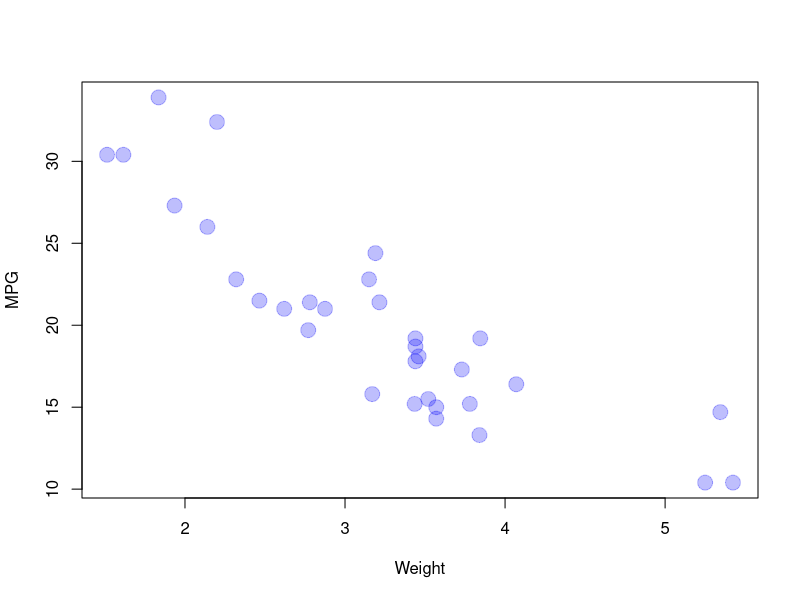
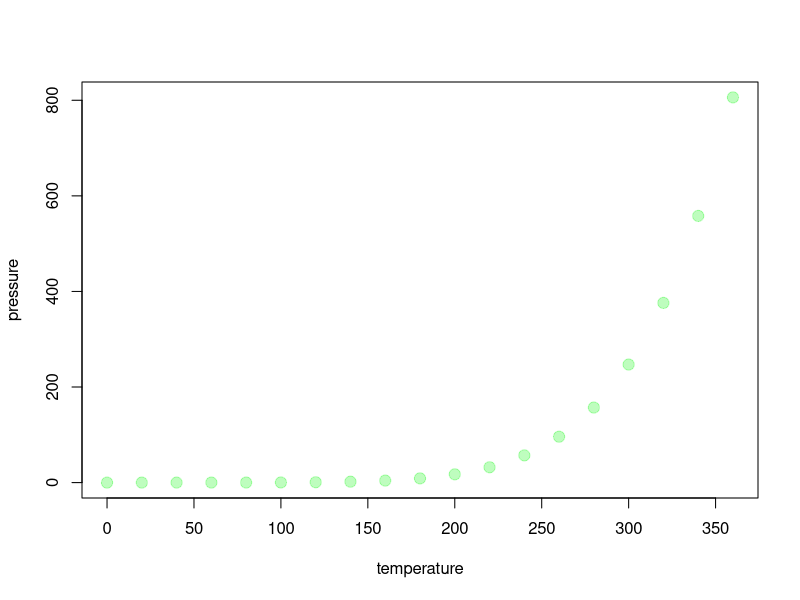

These figures' R source, in order:
## ---- chunk 1
knitr::opts_chunk$set(echo = TRUE)
## ---- chunk 2
head(mtcars)
## ---- chunk 3
with(mtcars,plot( wt, mpg, xlab = 'Weight', ylab = 'MPG', col = rgb(0, 0, 250, max= 255, alpha = 65), pch = 19, cex = 2))

## ---- chunk 4

with(pressure, plot(temperature, pressure, pch = 19, cex = 1.5, col = rgb(0, 250, 0, max = 255, alpha = 65)))
